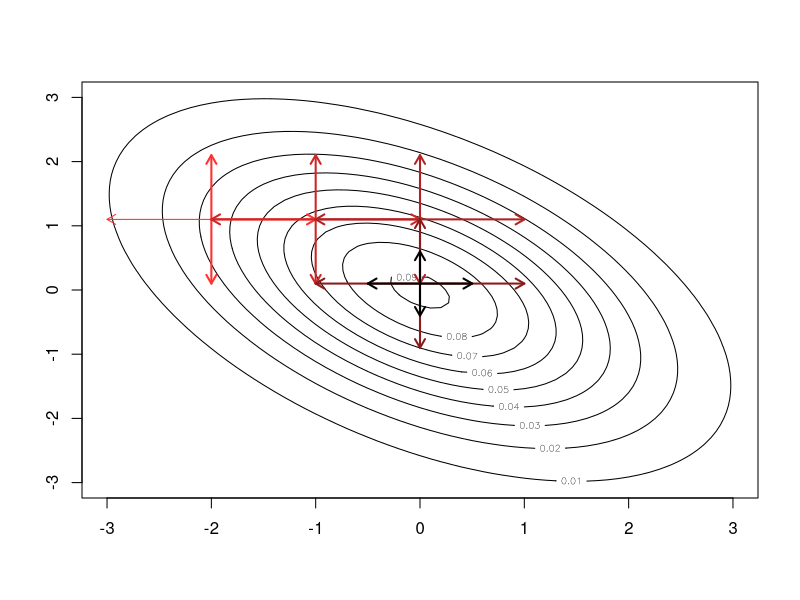
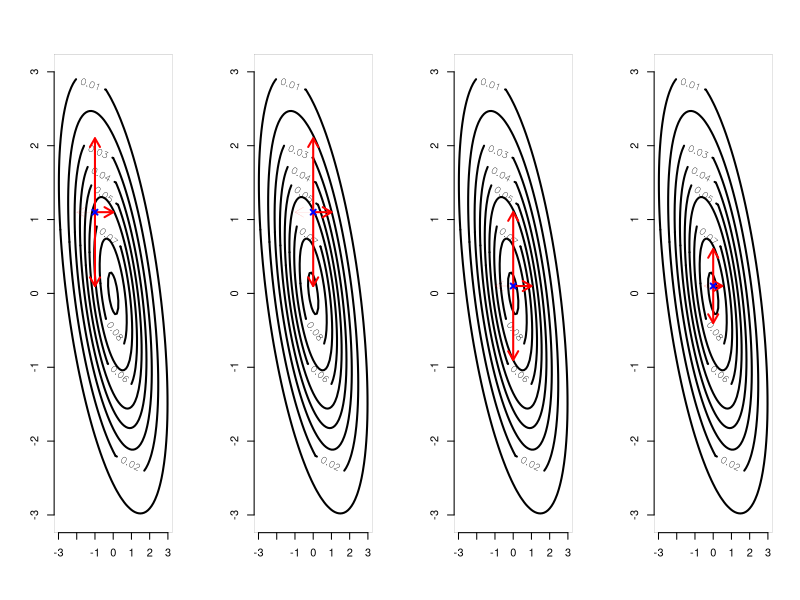

Recreate these plots in R, in order.
## ---- chunk 1
knitr::opts_chunk$set(echo = TRUE)
## ---- chunk 2
#CONTOUR PLOT

library(mnormt)

#make this example reproducible
set.seed(0)

#create bivariate normal distribution
x     <- seq(-3, 3, 0.1) 
y     <- seq(-3, 3, 0.1)
mu    <- c(0, 0)
sigma <- matrix(c(2, -1, -1, 2), nrow=2)
f     <- function(x, y) dmnorm(cbind(x, y), mu, sigma)
z     <- outer(x, y, f)
## ---- chunk 3
# Draw first four steps
draw_arrows<-function(centre,step_size,color){
  arrows(centre[1],centre[2],centre[1]-step_size,centre[2],length=0.1,col=color,lwd=par(lwd=2))
  arrows(centre[1],centre[2],centre[1]+step_size,centre[2],length=0.1,col=color,lwd=par(lwd=2))
  arrows(centre[1],centre[2],centre[1],centre[2]+step_size,length=0.1,col=color,lwd=par(lwd=2))
  arrows(centre[1],centre[2],centre[1],centre[2]-step_size,length=0.1,col=color,lwd=par(lwd=2))
}

## ---- chunk 4
#create contour plot
contour(x, y, z)
draw_arrows(c(-2,1.1),1,'firebrick1')
draw_arrows(c(-1,1.1),1,'firebrick3')
draw_arrows(c(0,1.1),1,'firebrick')
draw_arrows(c(0,0.1),1,'firebrick4')
draw_arrows(c(0,0.1),0.5,'black')
## ---- chunk 5
# Plot optimisation step by step
par(mfrow=c(1,4))
contour(x, y, z,lwd=par(lwd=0.1))
draw_arrows(c(-1,1.1),1,'red')
points(-1,1.1,pch=4,col='blue')

contour(x, y, z,lwd=par(lwd=0.1))
draw_arrows(c(0,1.1),1,'red')
points(0,1.1,pch=4,col='blue')

contour(x, y, z,lwd=par(lwd=0.1))
draw_arrows(c(0,0.1),1,'red')
points(0,0.1,pch=4,col='blue')

contour(x, y, z,lwd=par(lwd=0.1))
draw_arrows(c(0,0.1),0.5,'red')
points(0,0.1,pch=4,col='blue')
